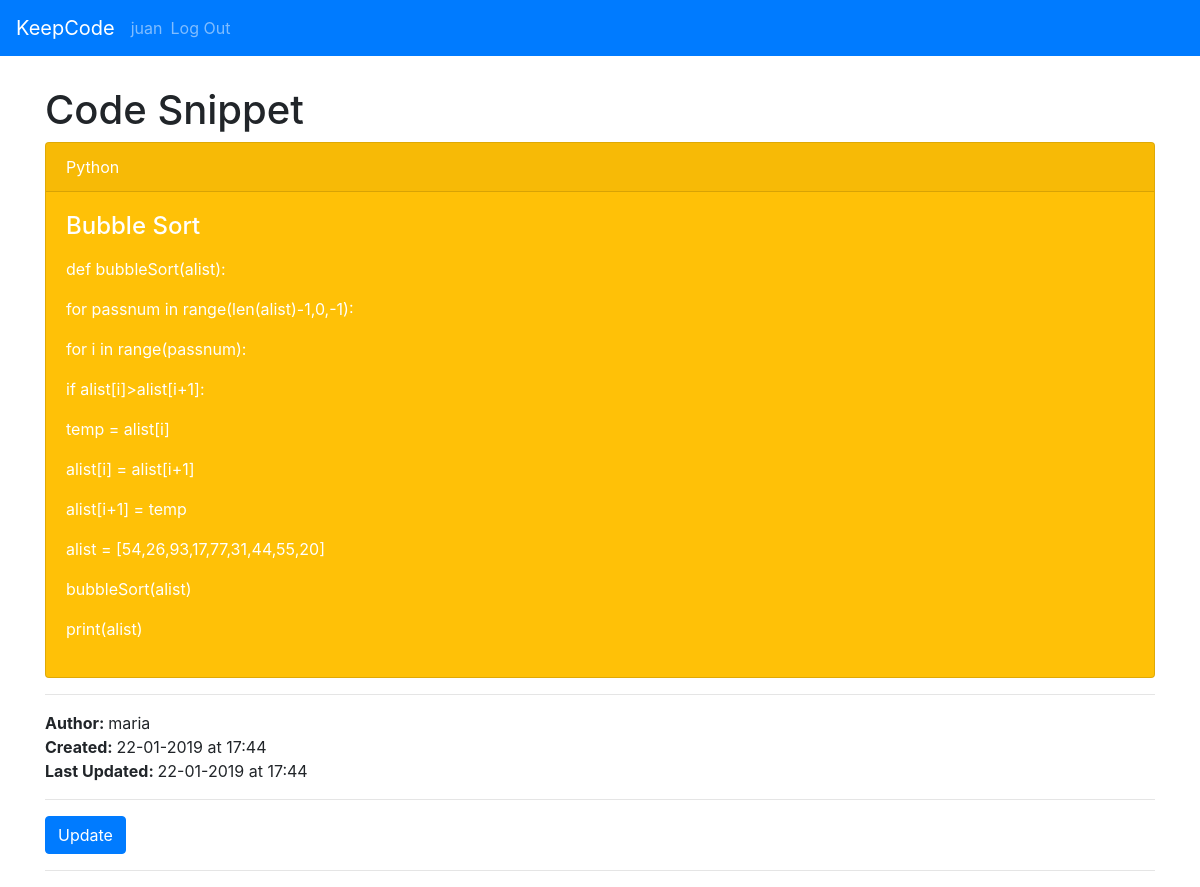
/1/view (signed in), run on the app's committed database.
### tables this page shows
CREATE TABLE user (
  id INTEGER PRIMARY KEY AUTOINCREMENT,
  username TEXT UNIQUE NOT NULL,
  password TEXT NOT NULL,
  last_login TIMESTAMP NOT NULL DEFAULT CURRENT_TIMESTAMP
, online BOOLEAN NOT NULL CHECK (online IN (0,1)) DEFAULT 0);

CREATE TABLE post (
  id INTEGER PRIMARY KEY AUTOINCREMENT,
  author_id INTEGER NOT NULL,
  created TIMESTAMP NOT NULL DEFAULT CURRENT_TIMESTAMP,
  last_updated TIMESTAMP NOT NULL DEFAULT CURRENT_TIMESTAMP,
  title TEXT NOT NULL,
  body TEXT NOT NULL,
  programming_language TEXT NOT NULL, being_updated BOOLEAN NOT NULL CHECK (being_updated IN (0,1)) DEFAULT 0,
  FOREIGN KEY (author_id) REFERENCES user (id)
);

### keepcode/board.py (the view)
@bp.route('/<int:id>/view')
@login_required
def view(id):
    post = get_post(id)
    user_id = post['author_id']
    user = get_user(user_id)
    return render_template('board/view.html', post=post, user=user)

### keepcode/auth.py (called while the page is built)
@bp.before_app_request
def load_logged_in_user():
    user_id = session.get('user_id')
    if user_id is None:
        g.user = None
    else:
        g.user = get_db().execute(
            'SELECT * FROM user WHERE id = ?', (user_id,)
        ).fetchone()

def login_required(view):
    @functools.wraps(view)
    def wrapped_view(**kwargs):
        if g.user is None:
            return redirect(url_for('auth.login'))
        return view(**kwargs)
    return wrapped_view

### keepcode/board.py (called while the page is built)
def get_post(id, check_author=False):
    post = get_db().execute(
        'SELECT p.id, title, body, created, author_id,'
        ' last_updated, programming_language, username, being_updated'
        ' FROM post p JOIN user u ON p.author_id = u.id'
        ' WHERE p.id = ?',
        (id,)
    ).fetchone()
    if post is None:
        abort(404, "Post id {0} doesn't exist.".format(id))
    if check_author and post['author_id'] != g.user['id']:
        abort(403)
    return post

def get_user(id):
    user = get_db().execute(
        'SELECT u.id, username, password, last_login, online'
        ' FROM user u'
        ' WHERE u.id = ?',
        (id,)
    ).fetchone()
    if user is None:
        abort(404, "Post id {0} doesn't exist.".format(id))
    return user

### keepcode/db.py (called while the page is built)
def get_db():
    if 'db' not in g:
        g.db = sqlite3.connect(
            current_app.config['DATABASE'],
            detect_types=sqlite3.PARSE_DECLTYPES
        )
        g.db.row_factory = sqlite3.Row
    return g.db

### keepcode/templates/board/view.html
{% extends 'base.html' %}
{% block header %}
  <h1>
    {% block title %}
      Code Snippet
    {% endblock %}
  </h1>
{% endblock %}
{% block content %}
  <div class="card text-white bg-warning mb-9">
    <div class="card-header">{{ post['programming_language'] }}</div>
    <div class="card-body">
      <h4 class="card-title">{{ post['title'] }}</h4>
      <p class="card-text">
        {% for line in post['body'].split('\n') %}
          <p>{{ line }}</p>
        {% endfor %}
      </p>
    </div>
  </div>
  <hr>
  <b>Author: </b>{{ user['username'] }}
  <br/>
  <b>Created: </b>{{ post['created'].strftime("%d-%m-%Y at %H:%M") }}
  <br/>
  <b>Last Updated: </b>{{ post['last_updated'].strftime("%d-%m-%Y at %H:%M") }}
  <hr>
  {% if post['being_updated'] == 0 %}
    <a class="action" href="{{ url_for('board.update', id=post['id']) }}">
      <button type="button" class="btn btn-primary" value="Update">Update</button>
    </a>
  {% else %}
    <button type="button" class="btn btn-primary" value="Update" disabled>Update</button>
    You can't update this snippet because someone else is currently editing it.
  {% endif %}
  <hr>
{% endblock %}

### keepcode/templates/base.html (shortened to what this page needs)
<!doctype html>
<link rel="stylesheet" href="{{ url_for('static', filename='bootstrap.css') }}">
<link rel="stylesheet" href="{{ url_for('static', filename='style.css') }}">
<nav class="navbar navbar-expand-lg navbar-dark bg-primary">
  <a class="navbar-brand" href="{{ url_for('board.index') }}">KeepCode</a>
  <div class="collapse navbar-collapse" id="navbarColor01">
    <ul class="navbar-nav mr-auto">
      {% if g.user %}
        <li class="nav-item">
          <span class="navbar-text">{{ g.user['username'] }}</span>
        </li>
        <li class="nav-item">
          <a class="nav-link" href="{{ url_for('auth.logout') }}">Log Out</a>
        </li>
      {% endif %}
    </ul>
  </div>
</nav>
<section class="content">
  <div class="container">
    <header>
      {% block header %}{% endblock %}
    </header>
    {% block content %}{% endblock %}
  </div>
</section>

### keepcode/static/style.css (style rules this page uses)
.container { margin-top:30px; }

### data on the page
user: user.username "juan"
post: programming_language "Python", title "Bubble Sort", created "22-01-2019 at 17:44", last_updated "22-01-2019 at 17:44"
user: username "maria"

### other printed values
{{ line }} "def bubbleSort(alist):" "for passnum in range(len(alist)-1,0,-1):" "for i in range(passnum):" "if alist[i]>alist[i+1]:" "temp = alist[i]" "alist[i] = alist[i+1]" "alist[i+1] = temp" "alist = [54,26,93,17,77,31,44,55,20]" "bubbleSort(alist)" "print(alist)"
